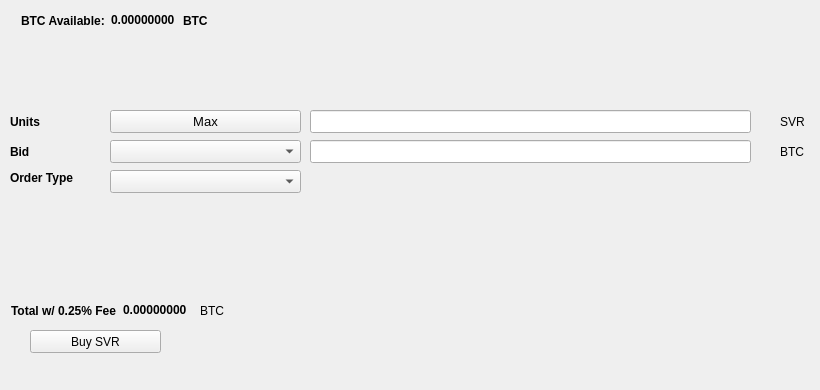
   <widget class="QWidget" name="BuyTab">
    <attribute name="title">
     <string>Buy</string>
    </attribute>
    <widget class="QPushButton" name="BuySVR">
     <property name="geometry">
      <rect>
       <x>30</x>
       <y>330</y>
       <width>131</width>
       <height>23</height>
      </rect>
     </property>
     <property name="text">
      <string>Buy SVR</string>
     </property>
     <property name="icon">
      <iconset resource="../sovranocoin.qrc">
       <normaloff>:/icons/bitcoin</normaloff>:/icons/bitcoin</iconset>
     </property>
    </widget>
    <widget class="QLabel" name="label_3">
     <property name="geometry">
      <rect>
       <x>10</x>
       <y>110</y>
       <width>46</width>
       <height>23</height>
      </rect>
     </property>
     <property name="font">
      <font>
       <weight>75</weight>
       <bold>true</bold>
      </font>
     </property>
     <property name="text">
      <string>Units</string>
     </property>
    </widget>
    <widget class="QLineEdit" name="UnitsInput">
     <property name="geometry">
      <rect>
       <x>310</x>
       <y>110</y>
       <width>441</width>
       <height>23</height>
      </rect>
     </property>
     <property name="font">
      <font>
       <pointsize>9</pointsize>
       <weight>75</weight>
       <bold>true</bold>
      </font>
     </property>
    </widget>
    <widget class="QLineEdit" name="BuyBidPriceEdit">
     <property name="geometry">
      <rect>
       <x>310</x>
       <y>140</y>
       <width>441</width>
       <height>23</height>
      </rect>
     </property>
     <property name="font">
      <font>
       <pointsize>9</pointsize>
       <weight>75</weight>
       <bold>true</bold>
      </font>
     </property>
    </widget>
    <widget class="QLabel" name="label_4">
     <property name="geometry">
      <rect>
       <x>780</x>
       <y>110</y>
       <width>31</width>
       <height>23</height>
      </rect>
     </property>
     <property name="text">
      <string>SVR</string>
     </property>
    </widget>
    <widget class="QLabel" name="label_5">
     <property name="geometry">
      <rect>
       <x>780</x>
       <y>140</y>
       <width>31</width>
       <height>23</height>
      </rect>
     </property>
     <property name="text">
      <string>BTC</string>
     </property>
    </widget>
    <widget class="QLabel" name="label_6">
     <property name="geometry">
      <rect>
       <x>10</x>
       <y>140</y>
       <width>46</width>
       <height>23</height>
      </rect>
     </property>
     <property name="font">
      <font>
       <weight>75</weight>
       <bold>true</bold>
      </font>
     </property>
     <property name="text">
      <string>Bid</string>
     </property>
    </widget>
    <widget class="QLabel" name="label_7">
     <property name="geometry">
      <rect>
       <x>10</x>
       <y>170</y>
       <width>91</width>
       <height>16</height>
      </rect>
     </property>
     <property name="font">
      <font>
       <weight>75</weight>
       <bold>true</bold>
      </font>
     </property>
     <property name="text">
      <string>Order Type</string>
     </property>
    </widget>
    <widget class="QPushButton" name="Buy_Max_Amount">
     <property name="geometry">
      <rect>
       <x>110</x>
       <y>110</y>
       <width>191</width>
       <height>23</height>
      </rect>
     </property>
     <property name="font">
      <font>
       <pointsize>10</pointsize>
      </font>
     </property>
     <property name="text">
      <string>Max</string>
     </property>
    </widget>
    <widget class="QComboBox" name="BuyBidcomboBox">
     <property name="geometry">
      <rect>
       <x>110</x>
       <y>140</y>
       <width>191</width>
       <height>23</height>
      </rect>
     </property>
     <property name="font">
      <font>
       <pointsize>10</pointsize>
      </font>
     </property>
    </widget>
    <widget class="QComboBox" name="buyOrdertypeCombo">
     <property name="geometry">
      <rect>
       <x>110</x>
       <y>170</y>
       <width>191</width>
       <height>23</height>
      </rect>
     </property>
     <property name="font">
      <font>
       <pointsize>10</pointsize>
      </font>
     </property>
    </widget>
    <widget class="QWidget" name="layoutWidget1">
     <property name="geometry">
      <rect>
       <x>21</x>
       <y>11</y>
       <width>227</width>
       <height>19</height>
      </rect>
     </property>
     <layout class="QHBoxLayout" name="horizontalLayout_3">
      <item>
       <widget class="QLabel" name="label232">
        <property name="font">
         <font>
          <weight>75</weight>
          <bold>true</bold>
         </font>
        </property>
        <property name="text">
         <string>BTC Available:</string>
        </property>
       </widget>
      </item>
      <item>
       <widget class="QLabel" name="BtcAvailableLbl">
        <property name="palette">
         <palette>
          <active>
           <colorrole role="WindowText">
            <brush brushstyle="SolidPattern">
             <color alpha="255">
              <red>0</red>
              <green>0</green>
              <blue>0</blue>
             </color>
            </brush>
           </colorrole>
           <colorrole role="Button">
            <brush brushstyle="SolidPattern">
             <color alpha="255">
              <red>0</red>
              <green>170</green>
              <blue>0</blue>
             </color>
            </brush>
           </colorrole>
           <colorrole role="Light">
            <brush brushstyle="SolidPattern">
             <color alpha="255">
              <red>0</red>
              <green>255</green>
              <blue>0</blue>
             </color>
            </brush>
           </colorrole>
           <colorrole role="Midlight">
            <brush brushstyle="SolidPattern">
             <color alpha="255">
              <red>0</red>
              <green>212</green>
              <blue>0</blue>
             </color>
            </brush>
           </colorrole>
           <colorrole role="Dark">
            <brush brushstyle="SolidPattern">
             <color alpha="255">
              <red>0</red>
              <green>85</green>
              <blue>0</blue>
             </color>
            </brush>
           </colorrole>
           <colorrole role="Mid">
            <brush brushstyle="SolidPattern">
             <color alpha="255">
              <red>0</red>
              <green>113</green>
              <blue>0</blue>
             </color>
            </brush>
           </colorrole>
           <colorrole role="Text">
            <brush brushstyle="SolidPattern">
             <color alpha="255">
              <red>0</red>
              <green>170</green>
              <blue>0</blue>
             </color>
            </brush>
           </colorrole>
           <colorrole role="BrightText">
            <brush brushstyle="SolidPattern">
             <color alpha="255">
              <red>255</red>
              <green>255</green>
              <blue>255</blue>
             </color>
            </brush>
           </colorrole>
           <colorrole role="ButtonText">
            <brush brushstyle="SolidPattern">
             <color alpha="255">
              <red>0</red>
              <green>0</green>
              <blue>0</blue>
             </color>
            </brush>
           </colorrole>
           <colorrole role="Base">
            <brush brushstyle="SolidPattern">
             <color alpha="255">
              <red>255</red>
              <green>255</green>
              <blue>255</blue>
             </color>
            </brush>
           </colorrole>
           <colorrole role="Window">
            <brush brushstyle="SolidPattern">
             <color alpha="255">
              <red>0</red>
              <green>170</green>
              <blue>0</blue>
             </color>
            </brush>
           </colorrole>
           <colorrole role="Shadow">
            <brush brushstyle="SolidPattern">
             <color alpha="255">
              <red>0</red>
              <green>0</green>
              <blue>0</blue>
             </color>
            </brush>
           </colorrole>
           <colorrole role="AlternateBase">
            <brush brushstyle="SolidPattern">
             <color alpha="255">
              <red>127</red>
              <green>212</green>
              <blue>127</blue>
             </color>
            </brush>
           </colorrole>
           <colorrole role="ToolTipBase">
            <brush brushstyle="SolidPattern">
             <color alpha="255">
              <red>255</red>
              <green>255</green>
              <blue>220</blue>
             </color>
            </brush>
           </colorrole>
           <colorrole role="ToolTipText">
            <brush brushstyle="SolidPattern">
             <color alpha="255">
              <red>0</red>
              <green>0</green>
              <blue>0</blue>
             </color>
            </brush>
           </colorrole>
          </active>
          <inactive>
           <colorrole role="WindowText">
            <brush brushstyle="SolidPattern">
             <color alpha="255">
              <red>0</red>
              <green>0</green>
              <blue>0</blue>
             </color>
            </brush>
           </colorrole>
           <colorrole role="Button">
            <brush brushstyle="SolidPattern">
             <color alpha="255">
              <red>0</red>
              <green>170</green>
              <blue>0</blue>
             </color>
            </brush>
           </colorrole>
           <colorrole role="Light">
            <brush brushstyle="SolidPattern">
             <color alpha="255">
              <red>0</red>
              <green>255</green>
              <blue>0</blue>
             </color>
            </brush>
           </colorrole>
           <colorrole role="Midlight">
            <brush brushstyle="SolidPattern">
             <color alpha="255">
              <red>0</red>
              <green>212</green>
              <blue>0</blue>
             </color>
            </brush>
           </colorrole>
           <colorrole role="Dark">
            <brush brushstyle="SolidPattern">
             <color alpha="255">
              <red>0</red>
              <green>85</green>
              <blue>0</blue>
             </color>
            </brush>
           </colorrole>
           <colorrole role="Mid">
            <brush brushstyle="SolidPattern">
             <color alpha="255">
              <red>0</red>
              <green>113</green>
              <blue>0</blue>
             </color>
            </brush>
           </colorrole>
           <colorrole role="Text">
            <brush brushstyle="SolidPattern">
             <color alpha="255">
              <red>0</red>
              <green>170</green>
              <blue>0</blue>
             </color>
            </brush>
           </colorrole>
           <colorrole role="BrightText">
            <brush brushstyle="SolidPattern">
             <color alpha="255">
              <red>255</red>
              <green>255</green>
              <blue>255</blue>
             </color>
            </brush>
           </colorrole>
           <colorrole role="ButtonText">
            <brush brushstyle="SolidPattern">
             <color alpha="255">
              <red>0</red>
              <green>0</green>
              <blue>0</blue>
             </color>
            </brush>
           </colorrole>
           <colorrole role="Base">
            <brush brushstyle="SolidPattern">
             <color alpha="255">
              <red>255</red>
              <green>255</green>
              <blue>255</blue>
             </color>
            </brush>
           </colorrole>
           <colorrole role="Window">
            <brush brushstyle="SolidPattern">
             <color alpha="255">
              <red>0</red>
              <green>170</green>
              <blue>0</blue>
             </color>
            </brush>
           </colorrole>
           <colorrole role="Shadow">
            <brush brushstyle="SolidPattern">
             <color alpha="255">
              <red>0</red>
              <green>0</green>
              <blue>0</blue>
             </color>
            </brush>
           </colorrole>
           <colorrole role="AlternateBase">
            <brush brushstyle="SolidPattern">
             <color alpha="255">
              <red>127</red>
              <green>212</green>
              <blue>127</blue>
             </color>
            </brush>
           </colorrole>
           <colorrole role="ToolTipBase">
            <brush brushstyle="SolidPattern">
             <color alpha="255">
              <red>255</red>
              <green>255</green>
              <blue>220</blue>
             </color>
            </brush>
           </colorrole>
           <colorrole role="ToolTipText">
            <brush brushstyle="SolidPattern">
             <color alpha="255">
              <red>0</red>
              <green>0</green>
              <blue>0</blue>
             </color>
            </brush>
           </colorrole>
          </inactive>
          <disabled>
           <colorrole role="WindowText">
            <brush brushstyle="SolidPattern">
             <color alpha="255">
              <red>0</red>
              <green>85</green>
              <blue>0</blue>
             </color>
            </brush>
           </colorrole>
           <colorrole role="Button">
            <brush brushstyle="SolidPattern">
             <color alpha="255">
              <red>0</red>
              <green>170</green>
              <blue>0</blue>
             </color>
            </brush>
           </colorrole>
           <colorrole role="Light">
            <brush brushstyle="SolidPattern">
             <color alpha="255">
              <red>0</red>
              <green>255</green>
              <blue>0</blue>
             </color>
            </brush>
           </colorrole>
           <colorrole role="Midlight">
            <brush brushstyle="SolidPattern">
             <color alpha="255">
              <red>0</red>
              <green>212</green>
              <blue>0</blue>
             </color>
            </brush>
           </colorrole>
           <colorrole role="Dark">
            <brush brushstyle="SolidPattern">
             <color alpha="255">
              <red>0</red>
              <green>85</green>
              <blue>0</blue>
             </color>
            </brush>
           </colorrole>
           <colorrole role="Mid">
            <brush brushstyle="SolidPattern">
             <color alpha="255">
              <red>0</red>
              <green>113</green>
              <blue>0</blue>
             </color>
            </brush>
           </colorrole>
           <colorrole role="Text">
            <brush brushstyle="SolidPattern">
             <color alpha="255">
              <red>0</red>
              <green>85</green>
              <blue>0</blue>
             </color>
            </brush>
           </colorrole>
           <colorrole role="BrightText">
            <brush brushstyle="SolidPattern">
             <color alpha="255">
              <red>255</red>
              <green>255</green>
              <blue>255</blue>
             </color>
            </brush>
           </colorrole>
           <colorrole role="ButtonText">
            <brush brushstyle="SolidPattern">
             <color alpha="255">
              <red>0</red>
              <green>85</green>
              <blue>0</blue>
             </color>
            </brush>
           </colorrole>
           <colorrole role="Base">
            <brush brushstyle="SolidPattern">
             <color alpha="255">
              <red>0</red>
              <green>170</green>
              <blue>0</blue>
             </color>
            </brush>
           </colorrole>
           <colorrole role="Window">
            <brush brushstyle="SolidPattern">
             <color alpha="255">
              <red>0</red>
              <green>170</green>
              <blue>0</blue>
             </color>
            </brush>
           </colorrole>
           <colorrole role="Shadow">
            <brush brushstyle="SolidPattern">
             <color alpha="255">
              <red>0</red>
              <green>0</green>
              <blue>0</blue>
             </color>
            </brush>
           </colorrole>
           <colorrole role="AlternateBase">
            <brush brushstyle="SolidPattern">
             <color alpha="255">
              <red>0</red>
              <green>170</green>
              <blue>0</blue>
             </color>
            </brush>
           </colorrole>
           <colorrole role="ToolTipBase">
            <brush brushstyle="SolidPattern">
             <color alpha="255">
              <red>255</red>
              <green>255</green>
              <blue>220</blue>
             </color>
            </brush>
           </colorrole>
           <colorrole role="ToolTipText">
            <brush brushstyle="SolidPattern">
             <color alpha="255">
              <red>0</red>
              <green>0</green>
              <blue>0</blue>
             </color>
            </brush>
           </colorrole>
          </disabled>
         </palette>
        </property>
        <property name="font">
         <font>
          <weight>75</weight>
          <bold>true</bold>
         </font>
        </property>
        <property name="text">
         <string>0.00000000</string>
        </property>
        <property name="textInteractionFlags">
         <set>Qt::LinksAccessibleByMouse|Qt::TextSelectableByKeyboard|Qt::TextSelectableByMouse</set>
        </property>
       </widget>
      </item>
      <item>
       <widget class="QLabel" name="BtcAvailableLbl_2">
        <property name="font">
         <font>
          <weight>75</weight>
          <bold>true</bold>
         </font>
        </property>
        <property name="text">
         <string>BTC</string>
        </property>
       </widget>
      </item>
     </layout>
    </widget>
    <widget class="QWidget" name="layoutWidge2">
     <property name="geometry">
      <rect>
       <x>11</x>
       <y>301</y>
       <width>259</width>
       <height>19</height>
      </rect>
     </property>
     <layout class="QHBoxLayout" name="horizontalLayout_4">
      <item>
       <widget class="QLabel" name="label_9">
        <property name="font">
         <font>
          <weight>75</weight>
          <bold>true</bold>
         </font>
        </property>
        <property name="text">
         <string>Total w/ 0.25% Fee</string>
        </property>
       </widget>
      </item>
      <item>
       <widget class="QLabel" name="BuyCostLabel">
        <property name="palette">
         <palette>
          <active>
           <colorrole role="WindowText">
            <brush brushstyle="SolidPattern">
             <color alpha="255">
              <red>0</red>
              <green>0</green>
              <blue>0</blue>
             </color>
            </brush>
           </colorrole>
           <colorrole role="Button">
            <brush brushstyle="SolidPattern">
             <color alpha="255">
              <red>0</red>
              <green>170</green>
              <blue>0</blue>
             </color>
            </brush>
           </colorrole>
           <colorrole role="Light">
            <brush brushstyle="SolidPattern">
             <color alpha="255">
              <red>0</red>
              <green>255</green>
              <blue>0</blue>
             </color>
            </brush>
           </colorrole>
           <colorrole role="Midlight">
            <brush brushstyle="SolidPattern">
             <color alpha="255">
              <red>0</red>
              <green>212</green>
              <blue>0</blue>
             </color>
            </brush>
           </colorrole>
           <colorrole role="Dark">
            <brush brushstyle="SolidPattern">
             <color alpha="255">
              <red>0</red>
              <green>85</green>
              <blue>0</blue>
             </color>
            </brush>
           </colorrole>
           <colorrole role="Mid">
            <brush brushstyle="SolidPattern">
             <color alpha="255">
              <red>0</red>
              <green>113</green>
              <blue>0</blue>
             </color>
            </brush>
           </colorrole>
           <colorrole role="Text">
            <brush brushstyle="SolidPattern">
             <color alpha="255">
              <red>0</red>
              <green>170</green>
              <blue>0</blue>
             </color>
            </brush>
           </colorrole>
           <colorrole role="BrightText">
            <brush brushstyle="SolidPattern">
             <color alpha="255">
              <red>255</red>
              <green>255</green>
              <blue>255</blue>
             </color>
            </brush>
           </colorrole>
           <colorrole role="ButtonText">
            <brush brushstyle="SolidPattern">
             <color alpha="255">
              <red>0</red>
              <green>0</green>
              <blue>0</blue>
             </color>
            </brush>
           </colorrole>
           <colorrole role="Base">
            <brush brushstyle="SolidPattern">
             <color alpha="255">
              <red>255</red>
              <green>255</green>
              <blue>255</blue>
             </color>
            </brush>
           </colorrole>
           <colorrole role="Window">
            <brush brushstyle="SolidPattern">
             <color alpha="255">
              <red>0</red>
              <green>170</green>
              <blue>0</blue>
             </color>
            </brush>
           </colorrole>
           <colorrole role="Shadow">
            <brush brushstyle="SolidPattern">
             <color alpha="255">
              <red>0</red>
              <green>0</green>
              <blue>0</blue>
             </color>
            </brush>
           </colorrole>
           <colorrole role="AlternateBase">
            <brush brushstyle="SolidPattern">
             <color alpha="255">
              <red>127</red>
              <green>212</green>
              <blue>127</blue>
             </color>
            </brush>
           </colorrole>
           <colorrole role="ToolTipBase">
            <brush brushstyle="SolidPattern">
             <color alpha="255">
              <red>255</red>
              <green>255</green>
              <blue>220</blue>
             </color>
            </brush>
           </colorrole>
           <colorrole role="ToolTipText">
            <brush brushstyle="SolidPattern">
             <color alpha="255">
              <red>0</red>
              <green>0</green>
              <blue>0</blue>
             </color>
            </brush>
           </colorrole>
          </active>
          <inactive>
           <colorrole role="WindowText">
            <brush brushstyle="SolidPattern">
             <color alpha="255">
              <red>0</red>
              <green>0</green>
              <blue>0</blue>
             </color>
            </brush>
           </colorrole>
           <colorrole role="Button">
            <brush brushstyle="SolidPattern">
             <color alpha="255">
              <red>0</red>
              <green>170</green>
              <blue>0</blue>
             </color>
            </brush>
           </colorrole>
           <colorrole role="Light">
            <brush brushstyle="SolidPattern">
             <color alpha="255">
              <red>0</red>
              <green>255</green>
              <blue>0</blue>
             </color>
            </brush>
           </colorrole>
           <colorrole role="Midlight">
            <brush brushstyle="SolidPattern">
             <color alpha="255">
              <red>0</red>
              <green>212</green>
              <blue>0</blue>
             </color>
            </brush>
           </colorrole>
           <colorrole role="Dark">
            <brush brushstyle="SolidPattern">
             <color alpha="255">
              <red>0</red>
              <green>85</green>
              <blue>0</blue>
             </color>
            </brush>
           </colorrole>
           <colorrole role="Mid">
            <brush brushstyle="SolidPattern">
             <color alpha="255">
              <red>0</red>
              <green>113</green>
              <blue>0</blue>
             </color>
            </brush>
           </colorrole>
           <colorrole role="Text">
            <brush brushstyle="SolidPattern">
             <color alpha="255">
              <red>0</red>
              <green>170</green>
              <blue>0</blue>
             </color>
            </brush>
           </colorrole>
           <colorrole role="BrightText">
            <brush brushstyle="SolidPattern">
             <color alpha="255">
              <red>255</red>
              <green>255</green>
              <blue>255</blue>
             </color>
            </brush>
           </colorrole>
           <colorrole role="ButtonText">
            <brush brushstyle="SolidPattern">
             <color alpha="255">
              <red>0</red>
              <green>0</green>
              <blue>0</blue>
             </color>
            </brush>
           </colorrole>
           <colorrole role="Base">
            <brush brushstyle="SolidPattern">
             <color alpha="255">
              <red>255</red>
              <green>255</green>
              <blue>255</blue>
             </color>
            </brush>
           </colorrole>
           <colorrole role="Window">
            <brush brushstyle="SolidPattern">
             <color alpha="255">
              <red>0</red>
              <green>170</green>
              <blue>0</blue>
             </color>
            </brush>
           </colorrole>
           <colorrole role="Shadow">
            <brush brushstyle="SolidPattern">
             <color alpha="255">
              <red>0</red>
              <green>0</green>
              <blue>0</blue>
             </color>
            </brush>
           </colorrole>
           <colorrole role="AlternateBase">
            <brush brushstyle="SolidPattern">
             <color alpha="255">
              <red>127</red>
              <green>212</green>
              <blue>127</blue>
             </color>
            </brush>
           </colorrole>
           <colorrole role="ToolTipBase">
            <brush brushstyle="SolidPattern">
             <color alpha="255">
              <red>255</red>
              <green>255</green>
              <blue>220</blue>
             </color>
            </brush>
           </colorrole>
           <colorrole role="ToolTipText">
            <brush brushstyle="SolidPattern">
             <color alpha="255">
              <red>0</red>
              <green>0</green>
              <blue>0</blue>
             </color>
            </brush>
           </colorrole>
          </inactive>
          <disabled>
           <colorrole role="WindowText">
            <brush brushstyle="SolidPattern">
             <color alpha="255">
              <red>0</red>
              <green>85</green>
              <blue>0</blue>
             </color>
            </brush>
           </colorrole>
           <colorrole role="Button">
            <brush brushstyle="SolidPattern">
             <color alpha="255">
              <red>0</red>
              <green>170</green>
              <blue>0</blue>
             </color>
            </brush>
           </colorrole>
           <colorrole role="Light">
            <brush brushstyle="SolidPattern">
             <color alpha="255">
              <red>0</red>
              <green>255</green>
              <blue>0</blue>
             </color>
            </brush>
           </colorrole>
           <colorrole role="Midlight">
            <brush brushstyle="SolidPattern">
             <color alpha="255">
              <red>0</red>
              <green>212</green>
              <blue>0</blue>
             </color>
            </brush>
           </colorrole>
           <colorrole role="Dark">
            <brush brushstyle="SolidPattern">
             <color alpha="255">
              <red>0</red>
              <green>85</green>
              <blue>0</blue>
             </color>
            </brush>
           </colorrole>
           <colorrole role="Mid">
            <brush brushstyle="SolidPattern">
             <color alpha="255">
              <red>0</red>
              <green>113</green>
              <blue>0</blue>
             </color>
            </brush>
           </colorrole>
           <colorrole role="Text">
            <brush brushstyle="SolidPattern">
             <color alpha="255">
              <red>0</red>
              <green>85</green>
              <blue>0</blue>
             </color>
            </brush>
           </colorrole>
           <colorrole role="BrightText">
            <brush brushstyle="SolidPattern">
             <color alpha="255">
              <red>255</red>
              <green>255</green>
              <blue>255</blue>
             </color>
            </brush>
           </colorrole>
           <colorrole role="ButtonText">
            <brush brushstyle="SolidPattern">
             <color alpha="255">
              <red>0</red>
              <green>85</green>
              <blue>0</blue>
             </color>
            </brush>
           </colorrole>
           <colorrole role="Base">
            <brush brushstyle="SolidPattern">
             <color alpha="255">
              <red>0</red>
              <green>170</green>
              <blue>0</blue>
             </color>
            </brush>
           </colorrole>
           <colorrole role="Window">
            <brush brushstyle="SolidPattern">
             <color alpha="255">
              <red>0</red>
              <green>170</green>
              <blue>0</blue>
             </color>
            </brush>
           </colorrole>
           <colorrole role="Shadow">
            <brush brushstyle="SolidPattern">
             <color alpha="255">
              <red>0</red>
              <green>0</green>
              <blue>0</blue>
             </color>
            </brush>
           </colorrole>
           <colorrole role="AlternateBase">
            <brush brushstyle="SolidPattern">
             <color alpha="255">
              <red>0</red>
              <green>170</green>
              <blue>0</blue>
             </color>
            </brush>
           </colorrole>
           <colorrole role="ToolTipBase">
            <brush brushstyle="SolidPattern">
             <color alpha="255">
              <red>255</red>
              <green>255</green>
              <blue>220</blue>
             </color>
            </brush>
           </colorrole>
           <colorrole role="ToolTipText">
            <brush brushstyle="SolidPattern">
             <color alpha="255">
              <red>0</red>
              <green>0</green>
              <blue>0</blue>
             </color>
            </brush>
           </colorrole>
          </disabled>
         </palette>
        </property>
        <property name="font">
         <font>
          <weight>75</weight>
          <bold>true</bold>
         </font>
        </property>
        <property name="autoFillBackground">
         <bool>false</bool>
        </property>
        <property name="text">
         <string>0.00000000</string>
        </property>
        <property name="textInteractionFlags">
         <set>Qt::LinksAccessibleByMouse|Qt::TextSelectableByMouse</set>
        </property>
       </widget>
      </item>
      <item>
       <widget class="QLabel" name="label_10">
        <property name="font">
         <font>
          <weight>50</weight>
          <bold>false</bold>
         </font>
        </property>
        <property name="text">
         <string>BTC</string>
        </property>
       </widget>
      </item>
     </layout>
    </widget>
    <widget class="QLabel" name="label_24">
     <property name="geometry">
      <rect>
       <x>460</x>
       <y>300</y>
       <width>281</width>
       <height>81</height>
      </rect>
     </property>
     <property name="text">
      <string/>
     </property>
     <property name="pixmap">
      <pixmap>:/images/bittrex</pixmap>
     </property>
    </widget>
   </widget>
